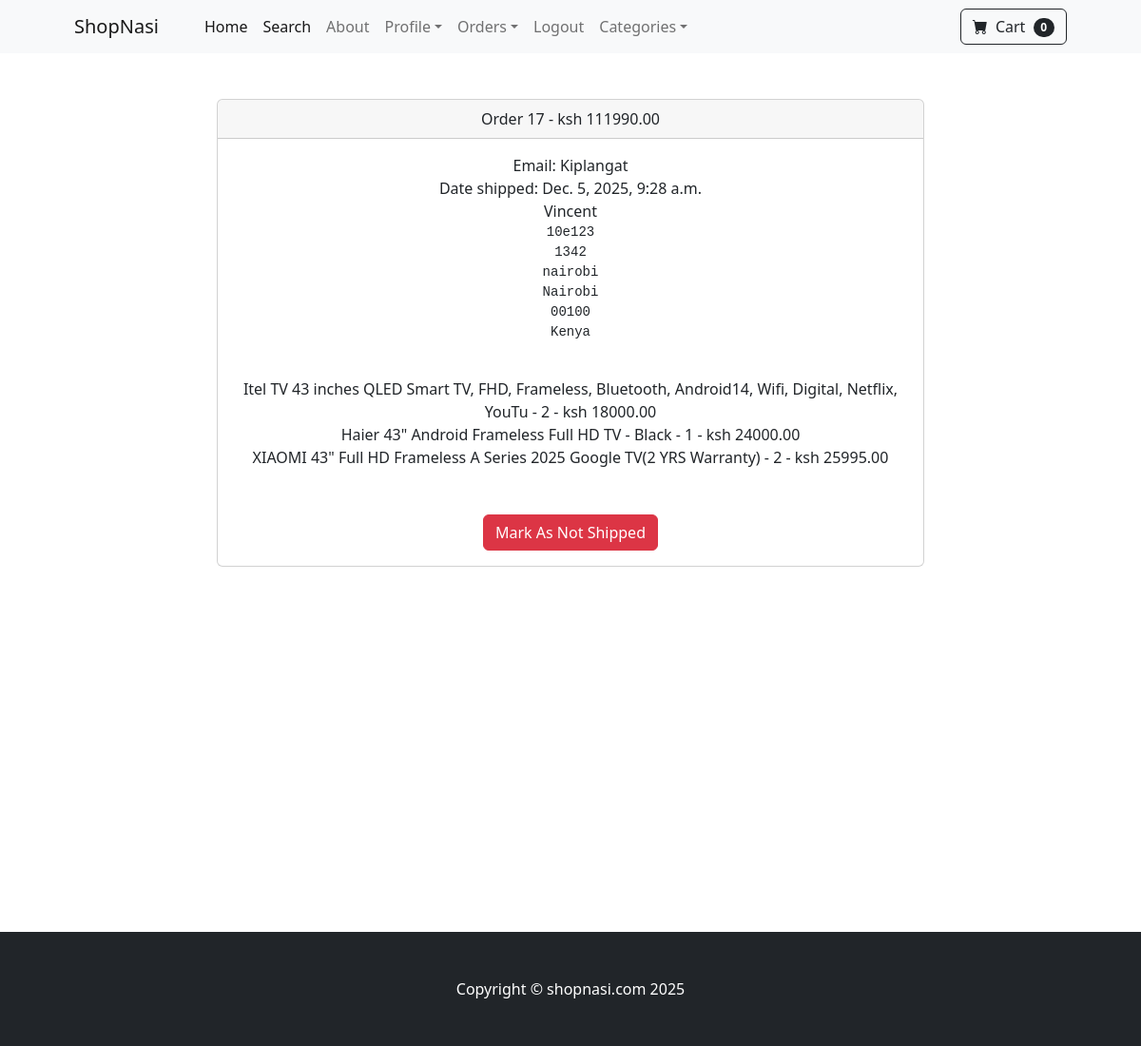
The page /payment/orders/17 (signed in) on the database its author committed.
### payment/models.py (models this page shows, shortened)
class Order(models.Model):
    user = models.ForeignKey(User, on_delete=models.CASCADE, null=True, blank=True)
    full_name = models.CharField(max_length=250)
    email = models.EmailField(max_length=250)
    shipping_address = models.TextField(max_length=15000)
    amount_paid = models.DecimalField(max_digits=10, decimal_places=2)
    date_ordered = models.DateTimeField(auto_now_add=True)
    shipped = models.BooleanField(default=False)
    date_shipped = models.DateTimeField(blank=True, null=True)

class OrderItem(models.Model):
    order = models.ForeignKey(Order, on_delete=models.CASCADE, null=True)
    product = models.ForeignKey(Product, on_delete=models.CASCADE, null=True)
    user = models.ForeignKey(User, on_delete=models.CASCADE, null=True, blank=True)
    quantity = models.PositiveBigIntegerField(default=1)
    price = models.DecimalField(max_digits=10, decimal_places=2)

### mycar/models.py (models this page shows)
class Product(models.Model):
	name = models.CharField(max_length=100)
	price = models.DecimalField(default=0, decimal_places=2, max_digits=10)
	category = models.ForeignKey(Category, on_delete=models.CASCADE, default=1)
	description = models.CharField(max_length=250, default='', blank=True, null=True)
	image = models.ImageField(upload_to='uploads/product/')
	best_offer = models.BooleanField(default=False)
	sale_price = models.DecimalField(default=0, decimal_places=2, max_digits=10)
	def __str__(self):
		return self.name

### payment/views.py (the view, shortened to what this page needs)
# urls.py: path('orders/<int:pk>', views.orders, name='orders'),
def orders(request, pk):
    if request.user.is_authenticated and request.user.is_superuser:
        order = Order.objects.get(id=pk)
        items = OrderItem.objects.filter(order=pk)
        return render(request, 'payment/orders.html', {"order":order, "items":items})
    else:
        messages.success(request, "Access denied!")
        return redirect('home')

### cart/cart.py (called while the page is built)
    def __len__(self):
        return len(self.cart)

### cart/context_processors.py (called while the page is built)
def cart(request):
    return {'cart': Cart(request)}

### payment/templates/payment/orders.html (shortened to what this page needs)
{% extends 'base.html' %}
{% block content %}
        <div class="container">
            <div class="row">
                <center>
                    <div class="col-8">
                        <br><br>
                        <div class="card">
  <div class="card-header">
    Order {{ order.id }} - ksh {{ order.amount_paid }}
  </div>
  <div class="card-body">
    Email: {{ order.email }} <br>
    {% if order.date_shipped %}
    Date shipped: {{ order.date_shipped }}
    {% else %}
    Date Ordered:{{ order.date_ordered }}
    {% endif %}
    <br>
    {{ order.full_name }} <br>
    <pre>{{ order.shipping_address }}
    </pre>
    {% for item in items %}
        {{ item.product }} - {{ item.quantity }} - ksh {{ item.price }}  <br>
    {% endfor %}
    <br><br>
    {% if not order.shipped %}
    <form method="POST">
        {% csrf_token %}
        <input type="hidden" name="shipping_status" value="true">
        <button type="submit" class="btn btn-success">Mark As Shipped</button>
        {% else %}
        <form method="POST">
        <button type="submit" class="btn btn-danger">Mark As Not Shipped</button>
    </form>
    {% endif %}
  </div>
</div>
<br>
                    </div>
                </center>
            </div>
        </div>
        <br><br><br><br><br><br>
        <br><br><br><br><br><br>
        <br><br><br>
{% endblock %}

### rows shown on the page
Order: id "17", amount_paid "111990.00", email "Kiplangat", date_shipped "Dec. 5, 2025, 9:28 a.m.", full_name "Vincent", shipping_address "10e123 1342 nairobi Nairobi 00100 Kenya"
OrderItem: product "Itel TV 43 inches QLED Smart TV, FHD, Frameless, Bluetooth, Android14, Wifi, Digital, Netflix, YouTu", quantity "2", price "18000.00"
OrderItem: product "Haier 43\" Android Frameless Full HD TV - Black", quantity "1", price "24000.00"
OrderItem: product "XIAOMI 43\" Full HD Frameless A Series 2025 Google TV(2 YRS Warranty)", quantity "2", price "25995.00"

### other values the page prints
{{ cart|length }} "0"
